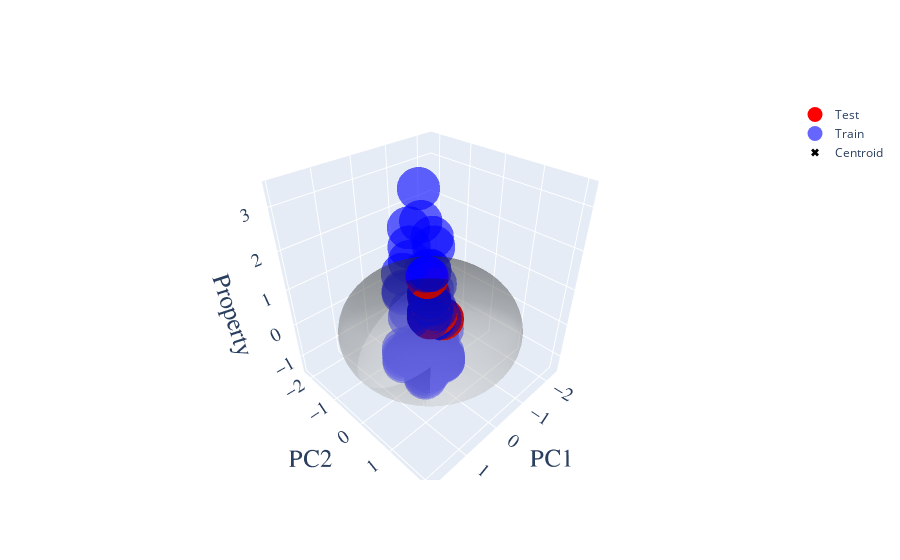

The notebook cell this image was saved under:
### Code cell
# --- Scatter Data ---
# Train points
# fig.add_trace(go.Scatter3d(
#     x=X_3d_train[:,0], y=X_3d_train[:,1], z=X_3d_train[:,2],
#     mode='markers',
#     name='Well-predicted',
#     marker=dict(size=5, color='green', opacity=0.6)
# ))
fig = go.Figure()
fig.add_trace(go.Scatter3d(
    x=X_3d_test[:,0], y=X_3d_test[:,1], z=X_3d_test[:,2],
    mode='markers',
    name='Test',
    marker=dict(size=15, color='red', opacity=1)
))
# Test points
fig.add_trace(go.Scatter3d(
    x=X_3d_train[:,0], y=X_3d_train[:,1], z=X_3d_train[:,2],
    mode='markers',
    name='Train',
    marker=dict(size=15, color='blue', opacity=0.6)
))

# --- Ellipsoid ---
# Define grid for ellipsoid
u = np.linspace(0, 2 * np.pi, 50)
v = np.linspace(0, np.pi, 50)
u, v = np.meshgrid(u, v)
w1, w2, w3 = RSP.optimal_weights
# Radius & weights
a = Reff / np.sqrt(w1)
b = Reff / np.sqrt(w2)
c = Reff / np.sqrt(w3)

# Ellipsoid coordinates
ellip_x = a * np.cos(u) * np.sin(v)
ellip_y = b * np.sin(u) * np.sin(v)
ellip_z = c * np.cos(v)

# Center the ellipsoid (optional)
xc, yc, zc = RSP.centroid  # You can change this to your centroid if needed
ellip_x += xc
ellip_y += yc
ellip_z += zc

fig.add_trace(go.Surface(
    x=ellip_x,
    y=ellip_y,
    z=ellip_z,
    opacity=0.3,
    showscale=False,
    name='Ellipsoid',
    colorscale='Greys',
    hoverinfo='skip'
))

# --- Centroid Marker ---
fig.add_trace(go.Scatter3d(
    x=[xc], y=[yc], z=[zc],
    mode='markers+text',
    name='Centroid',
    marker=dict(
        size=7,
        symbol='x',
        color='black'
    ),
    # text=['Centroid'],
    textposition='top center'
))

# --- Layout ---
fig.update_layout(
    scene=dict(
        xaxis_title='PC1',
        yaxis_title='PC2',
        zaxis_title='Property',
        xaxis=dict(
            titlefont=dict(family='Helvetica', size=25),
            tickfont=dict(family='Helvetica', size=15)
        ),
        yaxis=dict(
            titlefont=dict(family='Helvetica', size=25),
            tickfont=dict(family='Helvetica', size=15)
        ),
        zaxis=dict(
            titlefont=dict(family='Helvetica', size=25),
            tickfont=dict(family='Helvetica', size=15)
        ),
    ),
    # margin=dict(l=0, r=0, b=0, t=60),
    # title=dict(
    #     text='Train/Test Distribution with Domain Ellipsoid',
    #     font=dict(family='Helvetica', size=30)
    # ),
    # legend=dict(
    #     font=dict(family='Helvetica', size=22)
    # ),
    # font=dict(
    #     family='Helvetica',
    #     size=25
    # )
)


fig.show()

### Figure 1 — Plotly figure (JSON) as saved in the notebook; plotly's stock layout.template omitted (floating-point values rounded to 4 significant figures; data arrays with more than 128 entries replaced by an {"elided": "..."} marker saying what was removed)
{"data": [{"marker": {"color": "red", "opacity": 1, "size": 15}, "mode": "markers", "name": "Test", "type": "scatter3d", "x": [-0.1624, -0.1503, -0.435, -0.2973, -0.1588, -0.1588, -0.152, -0.1097], "y": [-0.05838, -0.05036, 0.08468, -0.001292, -0.09891, -0.09891, -0.09719, -0.08735], "z": [0.2462, 0.7506, 0.1385, 0.3137, 0.8804, 0.3751, 0.2855, 1.381]}, {"marker": {"color": "blue", "opacity": 0.6, "size": 15}, "mode": "markers", "name": "Train", "type": "scatter3d", "x": [-0.2736, -0.285, -0.285, -0.285, -0.1337, -0.2553, -0.2553, -0.2553, -0.2553, 0.2344, 0.2374, 0.1864, 0.3175, 0.3175, -0.0468, 0.07647, 0.07647, 0.07647, 0.3175, -0.2415, -0.2376, -0.435, -0.2536, -0.2488, -0.2901, -0.2611, -0.2071, -0.2587, -0.2901, -0.2631, -0.0444, -0.04765, 0.3827, 0.3827, 0.3144, -0.1893, 0.06759, 0.06759, 0.4471, 0.4068, 0.3194, 0.1661, 0.4471, 0.4471, 0.337, 0.4068, 0.09422, -0.1943, -0.1029, 0.1103, 0.4826, 0.328, 0.3396, 0.3807, 0.2882, 0.2948, 0.3027, 0.2313, 0.2363, 0.1626, 0.4068, -0.285, -0.2187, -0.4001, -0.381, -0.3602, -0.2223, -0.4159, -0.3907, -0.2223, -0.4159, -0.3907, -0.2223, -0.4159, 0.4826, 0.4826, 0.4826, 0.4826, 0.4471, 0.4471, 0.4471, -0.3909, -0.2415, -0.1834, -0.1359, -0.1501], "y": [0.2566, 0.2874, 0.2874, 0.2874, -0.05265, 0.2856, 0.2856, 0.2856, 0.2856, -0.2485, -0.3175, -0.328, -0.4015, -0.4015, -0.2446, -0.4312, -0.4312, -0.4312, -0.4015, -0.05479, -0.05866, 0.08468, -0.05633, -0.02744, -0.02867, -0.03005, -0.05718, -0.01966, -0.02867, -0.03618, -0.1033, -0.06849, -0.29, -0.29, -0.1675, 0.02931, 0.1742, 0.1742, 0.4046, 0.5023, 0.3862, 0.1926, 0.4046, 0.4046, 0.418, 0.5023, 0.1486, 0.1728, 0.181, -0.02939, -0.2897, -0.1495, -0.1602, -0.06991, 0.002403, -0.003851, -0.06851, -0.01219, -0.01698, -0.09161, 0.5023, 0.2874, 0.09218, -0.141, -0.1746, -0.1719, 0.1131, -0.1373, -0.1704, 0.1131, -0.1373, -0.1704, 0.1131, -0.1373, -0.2897, -0.2897, -0.2897, -0.2897, 0.4046, 0.4046, 0.4046, 0.04545, -0.05479, -0.07534, -0.03366, -0.05557], "z": [-1.011, -0.9558, -0.9326, -0.843, -0.7373, -0.9226, -0.8541, -0.7816, -0.693, -0.4897, 0.3459, 0.4868, 1.071, 1.01, 3.386, 2.52, 2.067, 1.715, 1.514, 0.216, 2.322, -0.1544, 0.5623, -0.04673, 0.06401, 0.1747, 0.3761, -0.087, 0.1445, 0.1546, -0.4765, 1.58, -0.7209, -0.6747, -0.588, -1.014, 0.9197, 1.765, -0.4645, -0.5994, -0.686, -0.7373, -0.8813, -0.8108, -0.7786, -0.684, 0.4858, -0.2471, 0.6499, 2.816, -0.7937, -0.7474, -0.7152, -0.5773, -0.5098, -0.4867, -0.6407, -0.6004, -0.5561, -0.7061, -0.5903, -0.9105, -0.9246, -0.694, -0.1544, 0.8794, -0.7957, -0.4011, 0.4375, -0.5883, 0.364, 1.99, -0.2632, 1.031, -0.8635, -0.6972, -0.5823, -0.4478, -0.9311, -0.7174, -0.6091, 0.169, -0.1113, 1.524, 0.9044, 0.8408]}, {"colorscale": [[0, "rgb(255,255,255)"], [0.125, "rgb(240,240,240)"], [0.25, "rgb(217,217,217)"], [0.375, "rgb(189,189,189)"], [0.5, "rgb(150,150,150)"], [0.625, "rgb(115,115,115)"], [0.75, "rgb(82,82,82)"], [0.875, "rgb(37,37,37)"], [1, "rgb(0,0,0)"]], "hoverinfo": "skip", "name": "Ellipsoid", "opacity": 0.3, "showscale": false, "type": "surface", "x": {"elided": "50x50 float values"}, "y": {"elided": "50x50 float values"}, "z": {"elided": "50x50 float values"}}, {"marker": {"color": "black", "size": 7, "symbol": "x"}, "mode": "markers+text", "name": "Centroid", "textposition": "top center", "type": "scatter3d", "x": [-0.203], "y": [-0.05097], "z": [0]}], "layout": {"scene": {"xaxis": {"tickfont": {"family": "Helvetica", "size": 15}, "title": {"font": {"family": "Helvetica", "size": 25}, "text": "PC1"}}, "yaxis": {"tickfont": {"family": "Helvetica", "size": 15}, "title": {"font": {"family": "Helvetica", "size": 25}, "text": "PC2"}}, "zaxis": {"tickfont": {"family": "Helvetica", "size": 15}, "title": {"font": {"family": "Helvetica", "size": 25}, "text": "Property"}}}}}
